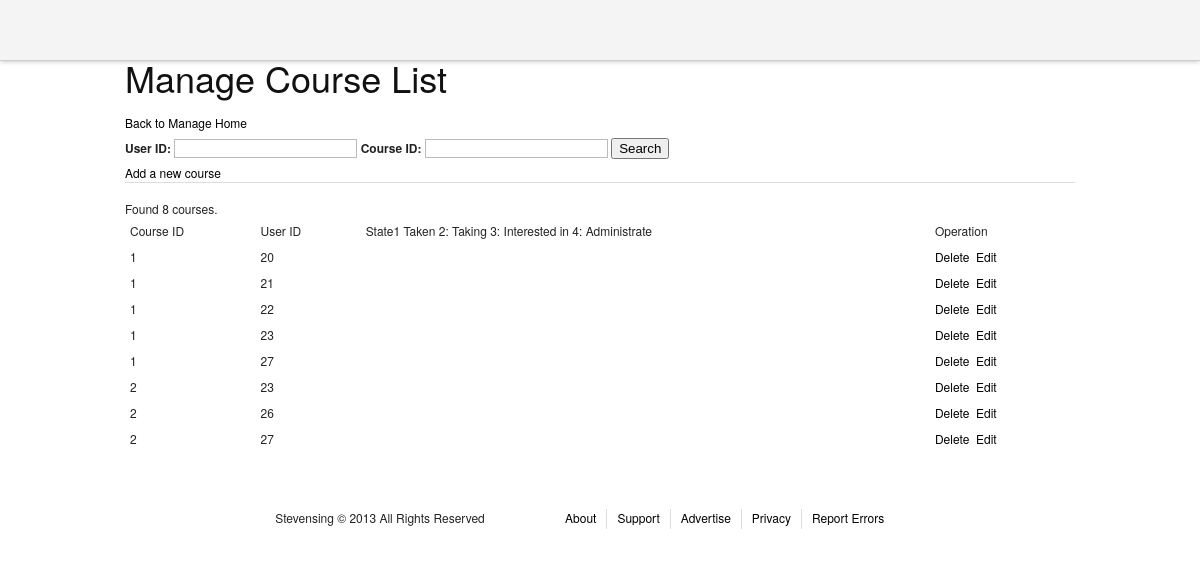
Page /admin/managecourselist.php on the committed database.
### tables this page shows
CREATE TABLE `course_list` (
  `course_id` int(11) NOT NULL,
  `user_id` int(11) NOT NULL,
  `role` tinyint(4) NOT NULL,
  PRIMARY KEY (`course_id`,`user_id`),
  KEY `user_id` (`user_id`),
  CONSTRAINT `course_list_ibfk_7` FOREIGN KEY (`course_id`) REFERENCES `courses` (`course_id`) ON DELETE CASCADE,
  CONSTRAINT `course_list_ibfk_8` FOREIGN KEY (`user_id`) REFERENCES `users` (`user_id`) ON DELETE CASCADE
);

### admin/managecourselist.php (the view, shortened to what this page needs)
<?php
include "header.php";
include "../mysqli_connection.php";
?>
<div>
<h1>Manage Course List</h1>
<a href = "adminhome.php">Back to Manage Home</a>
</div>
<div>
<form action = "#" method = "GET">
<label for = "user_id">User ID: </label><input type = "text" name = "user_id" value = "<?php echo isset($_GET['user_id'])?$_GET['user_id']:"";?>" />
<label for = "course_id">Course ID: </label><input type = "text" name = "course_id" value = "<?php echo isset($_GET['course_id'])?$_GET['course_id']:"";?>" />
<input type = "submit" value = "Search" />
</form>
</div>
<div>
<a href="editcourse.php">Add a new course</a>
</div>
<hr />
<div>
<table>
<thead >
<td>Course ID</td><td>User ID</td><td>State1 Taken 2: Taking 3: Interested in 4: Administrate
</td><td>Operation</td>
</thead>
<tbody>
<?php
$filter = "true";
$perNumber = 25;
if(isset($_GET['page']))$page = $_GET['page'];
else $page=1;
$count = $mysqli->query("select count(*) from course_list WHERE " . $filter . ";");
$rs = mysqli_fetch_array($count);
$totalNumber = $rs[0];
if ($totalNumber == 0){
        echo "<div><font color='red'>No result!</font></div>";
}
else{
        echo "<div>Found " . $totalNumber. " courses.</div>";
}
$startCount = ($page - 1) * $perNumber;
$result = $mysqli->query("select * from course_list WHERE (" . $filter .") LIMIT $startCount, $perNumber");
if ($result){
        while ($row = mysqli_fetch_array($result)){
?>
<tr>
<td><?php echo $row["course_id"];?></td>
<td><?php echo $row["user_id"];?></td>
<td><?php echo $row["state"];?></td>
<td><a href="javascript:" onclick = "show_delete_yes(this,<?php echo $row['course_id'];?>);" >Delete</a>&nbsp&nbsp<a href="editcourse.php?id=<?php echo $row['course_id'];?>">Edit</a></td>
</tr>
</tbody>
<?php
        }
 }
?>
</table>
</div>
<?php
include "footer.php";

### stylesheets/screen.css (style rules this page uses)
html { margin:0;padding:0;border:0; }
body, div, span, object, iframe, h1, h2, h3, h4, h5, h6, p, blockquote, pre, a, abbr, acronym, address, code, del, dfn, em, img, q, dl, dt, dd, ol, ul, li, fieldset, form, label, legend, table, caption, tbody, tfoot, thead, tr, th, td, article, aside, dialog, figure, footer, header, hgroup, nav, section { margin:0;padding:0;border:0;font-size:100%;font:inherit;vertical-align:baseline; }
body { line-height:1.5;background:white; }
table { border-collapse:separate;border-spacing:0; }
caption, th, td { text-align:left;font-weight:normal;float:none !important; }
table, th, td { vertical-align:middle; }
html { font-size:100.01%; }
body { font-size:75%;color:#222;background:#fff;font-family:"Helvetica Neue", Arial, Helvetica, sans-serif; }
h1, h2, h3, h4, h5, h6 { font-weight:normal;color:#111; }
h1 { font-size:3em;line-height:1;margin-bottom:0.5em; }
a { color:#06c;text-decoration:underline; }
table { margin-bottom:1.4em;width:100%; }
th, td, caption { padding:4px 10px 4px 5px; }
label { font-weight:bold; }
input[type=text], input[type=password], input[type=url], input[type=email], input.text, input.title, textarea { background-color:#fff;border:1px solid #bbb;color:#000; }
input[type=text], input[type=password], input[type=url], input[type=email], input.text, input.title, textarea, select { margin:0.5em 0; }
hr { background:#ddd;color:#ddd;clear:both;float:none;width:100%;height:1px;margin:0 0 17px;border:none; }

### stylesheets/common.css (style rules this page uses)
body { font-family: 'Helvetica Neue', Helvetica, Arial, 'lucida grande',tahoma,verdana,arial,sans-serif; }
a, a:hover, a:visited, a:link { color: #000; text-decoration: none; }

### admin/managecourselist.php (style rules this page uses)
thead { border:2px solid #EEE; }

### rows in the picture
course_list: course "1", user "20"
course_list: course "1", user "21"
course_list: course "1", user "22"
course_list: course "1", user "23"
course_list: course "1", user "27"
course_list: course "2", user "23"
course_list: course "2", user "26"
course_list: course "2", user "27"

### other values in the picture
$totalNumber "8"
